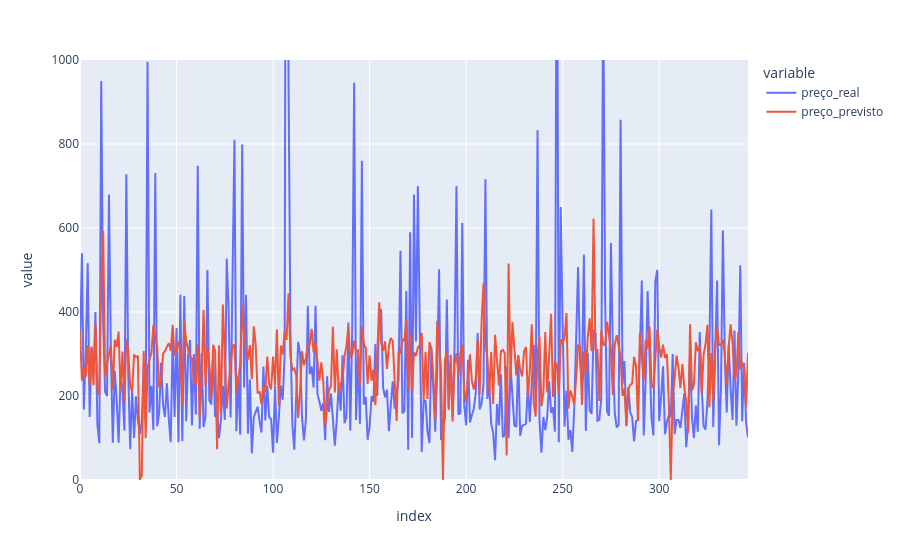

Notebook source saved alongside this figure:
### Code cell
df_resultados_arvore = pd.DataFrame({
    'id_imovel': X_test['id'],       # Busca o ID original que ficou de fora do treino
    'preço_real': y_test,             # A nota real (Target)
    'preço_previsto': y_pred      # A nota que a árvore calculou
})
df_resultados_arvore.reset_index(drop=True, inplace=True)
df_resultados_arvore['erro'] = (df_resultados_arvore['preço_real'] - df_resultados_arvore['preço_previsto']).abs() / df_resultados_arvore['preço_real'] 


fig = px.line(df_resultados_arvore, y=['preço_real', 'preço_previsto'])
fig.update_yaxes(range=[0, 1000])
fig.show()
df_final_polinomial = df_resultados_arvore[df_resultados_arvore['erro'] <=0.6].copy()
print(df_resultados_arvore[df_resultados_arvore['erro'] >=0.1].head())
mse = mean_squared_error(df_final_polinomial['preço_real'], df_final_polinomial['preço_previsto'])
print(mse)
print(r2_score(df_final_polinomial['preço_real'], df_final_polinomial['preço_previsto']))
print(r2_score(y_test, y_pred))

### Figure 1 — Plotly figure (JSON) as saved in the notebook; plotly's stock layout.template omitted (floating-point values rounded to 4 significant figures; data arrays with more than 128 entries replaced by an {"elided": "..."} marker saying what was removed)
{"data": [{"hovertemplate": "variable=preço_real<br>index=%{x}<br>value=%{y}<extra></extra>", "legendgroup": "preço_real", "line": {"color": "#636efa", "dash": "solid"}, "marker": {"symbol": "circle"}, "mode": "lines", "name": "preço_real", "orientation": "v", "showlegend": true, "type": "scatter", "x": {"elided": "347 int values"}, "xaxis": "x", "y": {"elided": "347 float values"}, "yaxis": "y"}, {"hovertemplate": "variable=preço_previsto<br>index=%{x}<br>value=%{y}<extra></extra>", "legendgroup": "preço_previsto", "line": {"color": "#EF553B", "dash": "solid"}, "marker": {"symbol": "circle"}, "mode": "lines", "name": "preço_previsto", "orientation": "v", "showlegend": true, "type": "scatter", "x": {"elided": "347 int values"}, "xaxis": "x", "y": {"elided": "347 float values"}, "yaxis": "y"}], "layout": {"legend": {"title": {"text": "variable"}, "tracegroupgap": 0}, "margin": {"t": 60}, "xaxis": {"anchor": "y", "domain": [0, 1], "title": {"text": "index"}}, "yaxis": {"anchor": "x", "domain": [0, 1], "range": [0, 1000], "title": {"text": "value"}}}}
